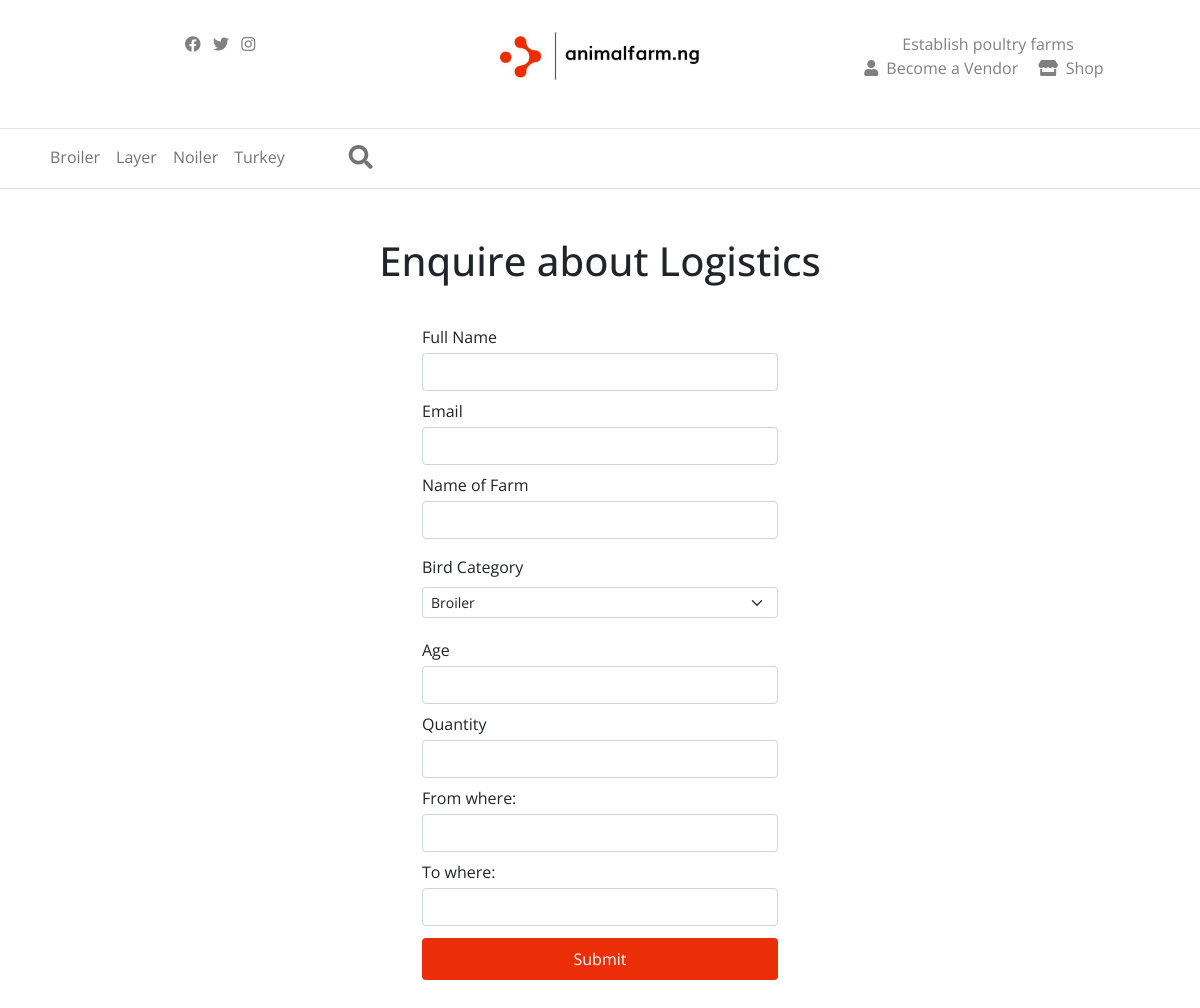
The app's page /enquire/ with its own data.
### shop/models.py (models this page shows, shortened)
class Category(models.Model):
    name = models.CharField(max_length=100)
    slug = models.CharField(max_length=250)
    class Meta:
        verbose_name_plural = "categories"

### shop/views.py (the view, shortened to what this page needs)
# urls.py: path('enquire/', views.enquire, name="enquire"),
def enquire(request):
    categories = Category.objects.all()
    context = {"categories":categories}
    return render(request, "shop/enquire.html", context)

### templates/shop/enquire.html (shortened to what this page needs)
{% extends "base.html" %}
{% block body %}
<div class="container py-5">
    <div class="col-md-6 mx-auto text-center">
        <div class="header-title">
           <h1 class="wv-heading--title">
              Enquire about Logistics
           </h1>
        </div>
     </div>
     <div class="row">
        <div class="col-md-4 mx-auto">
           <div class="myform form ">
              <form action="" method="post" name="login" class="py-4">
                 <div class="form-group my-1">
                    <label class="py-1">Full Name</label>
                    <input class="form-control" name="name" type="text">
                 </div>
                 <div class="form-group my-1">
                    <label class="py-1">Email</label>
                    <input class="form-control" name="email" type="email">
                 </div>
                 <div class="form-group my-1">
                    <label class="py-1">Name of Farm</label>
                    <input class="form-control" name="farm_name" type="text">
                 </div>
                 <div class="form-group my-3">
                    <label>Bird Category</label>
                    <select class="form-select form-select-sm my-2" aria-label=".form-select-sm example" name="category">
                        {% for category in categories %}
                        <option value="{{category.name}}">{{category.name}}</option>
                        {% endfor %}
                    </select>
                </div>
                <div class="form-group my-1">
                    <label class="py-1">Age</label>
                    <input class="form-control" name="age" type="text" >
                 </div>
                 <div class="form-group my-1">
                    <label class="py-1">Quantity</label>
                    <input class="form-control" name="quantity" type="number" inputmode="numeric">
                 </div>
                 <div class="form-group my-1">
                    <label class="py-1">From where:</label>
                    <input class="form-control" name="from" type="text">
                 </div>
                 <div class="form-group my-1">
                    <label class="py-1">To where:</label>
                    <input class="form-control" name="to" type="text">
                 </div>
                 <div class="text-center ">
                    <button type="submit" class=" btn btn-block send-btn my-2 tx-tfm">Submit</button>
                 </div>
              </form>
            </div>
        </div>
    </div>
</div>
{% endblock %}

### templates/base.html (shortened to what this page needs)
<!DOCTYPE html>
<html lang="en">
<head>
    {% load static %}
    <link href="https://cdn.jsdelivr.net/npm/bootstrap@5.1.3/dist/css/bootstrap.min.css" rel="stylesheet">
    <link rel="stylesheet" href="https://cdnjs.cloudflare.com/ajax/libs/animate.css/3.7.2/animate.min.css">
    <link rel="stylesheet" href="https://pro.fontawesome.com/releases/v5.10.0/css/all.css"/>
    <link href="https://bootstrap-ecommerce.com/bootstrap-ecommerce-html/css/ui.css" rel="stylesheet" type="text/css"/>
    <link href="https://bootstrap-ecommerce.com/bootstrap-ecommerce-html/css/responsive.css" rel="stylesheet" media="only screen and (max-width: 1200px)" />
    <link rel="stylesheet" href="{% static 'css/style.css' %}">
</head>
<body>
    <header class="py-4">
        <div class="container">
            <div class="row d-flex justify-content-center text-center">
                <div class="list-unstyled my-2 col-lg-4">
                    <a href="https://facebook.com/animalfarm.ng/" target="_blank" class="socials"><i class="fab fa-facebook mx-1"></i></a>
                    <a href="https://www.instagram.com/animalfarm.ng/" target="_blank" class="socials"><i class="fab fa-twitter mx-1"></i></a>
                    <a href="https://twitter.com/animalfarmng_/" target="_blank" class="socials"><i class="fab fa-instagram mx-1"></i></a>
                </div>
                <div class="header-logo my-2 col-lg-4">
                    <a href="/" class="logo"><img src="{% static 'img/logo.jpg' %}" width="200" alt="logo"></a>
                </div>
                <div class="col-lg-4 my-2">
                    <ul class="list-unstyled">
                        <li class="mx-1"><a href="#poultry-farms"  class="header-link">Establish poultry farms</a></li>
                        <li class="mx-1"><a href="{% url 'account:register' %}" class="header-link"><i class="px-2 fas fa-user"></i>Become a Vendor</a></li>
                        <li class="mx-1"><a href="/shop/"  class="header-link"><i class="px-2 fas fa-store"></i>Shop</a></li>
                    </ul>
                </div>
            </div>
        </div>
    </header>
    <nav class="navbar navbar-main navbar-expand-lg navbar-light border-top border-bottom">
        <div class="container">
          <div class="collapse navbar-collapse" id="main_nav">
            <ul class="navbar-nav">
                {% for category in categories %}
                <li class="nav-item">
                    <a class="nav-link" href="{% url 'shop:shop_by_category' category.slug %}">{{category.name}}</a>
                </li>
                {% endfor %}
                <li class="nav-item search-box mx-5">
                    <a
                      class="nav-link"
                      href="javascript:void(0)"
                      ><i class="fas fa-search fs-4"></i
                    ></a>
                  </li>
            </ul>
          </div>
        </div>
    </nav>
    {% block body %}{% endblock %}
</body>
</html>

### static/css/style.css (style rules this page uses)
body { font-family: "Open Sans"; overflow-x: hidden !important; }
a { text-decoration: none !important; }
.socials, .header-link { color: grey !important; font-size: 16px; }
.send-btn { padding: 8px 18px; background-color: #eb2e08; color: #ffffff; width: 100%; }
.btn-block { margin: auto; width: 100%; }

### templates/base.html (style rules this page uses)
ul li { display: inline-block !important; }

### records on screen
Category: name "Broiler"
Category: name "Layer"
Category: name "Noiler"
Category: name "Turkey"

### other values on screen
form field category "Broiler"
